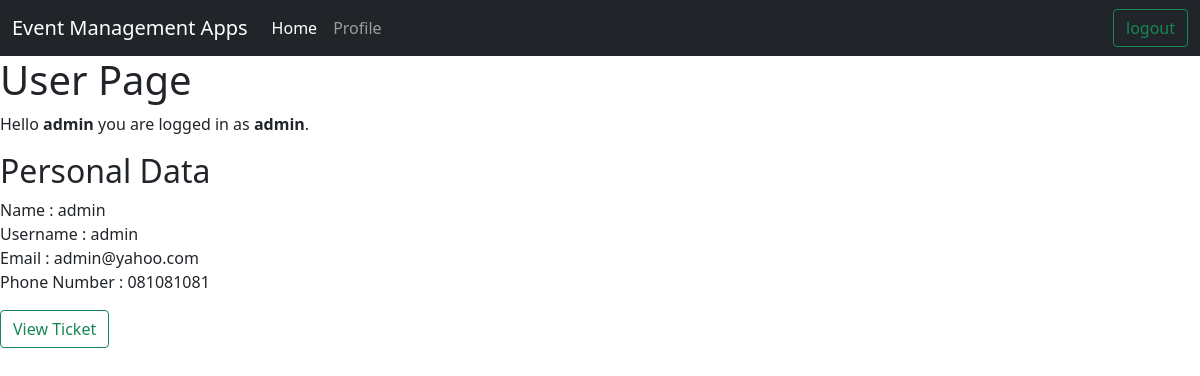
Page /user/profil_user.php (signed in) on the committed database.
### tables this page shows
CREATE TABLE `user` (
  `id` int(11) NOT NULL,
  `nama` varchar(255) NOT NULL,
  `username` varchar(255) NOT NULL,
  `email` varchar(30) NOT NULL,
  `password` varchar(255) NOT NULL,
  `no_hp` char(13) NOT NULL,
  `level` varchar(20) NOT NULL
);

### user/profil_user.php (the view, shortened to what this page needs)
<!DOCTYPE html>
<html>
<head>
	<link rel="stylesheet" type="text/css" href="https://cdn.jsdelivr.net/npm/bootstrap@5.0.2/dist/css/bootstrap.min.css">
</head>
<body>
	<?php require "navbaruser.php" ?>
	<h1>User Page</h1>
	<p>Hello <b><?php echo $_SESSION['username']; ?></b> you are logged in as <b><?php echo $_SESSION['level']; ?></b>.</p>
    <h2>Personal Data</h2>
    <?php
	include '..\koneksi.php';
	$select = mysqli_query($koneksi,"SELECT * FROM user where id ='".$_SESSION['id']."'");
	while($hasil = mysqli_fetch_array($select)){
	?>
	<p> Name	: <?php echo $hasil['nama'];?><br>
        Username	: <?php echo $hasil['username'];?><br>
		Email	: <?php echo $hasil['email'];?><br>
		Phone Number	: <?php echo $hasil['no_hp'];?><br>
    </p>
	<a class="btn btn-outline-success" href="user_ticket.php">View Ticket</a>
	<?php }
	?>
</body>
</html>

### rows in the picture
user: nama "admin", username "admin", email "admin@yahoo.com", no_hp "081081081"

### other values in the picture
$_SESSION['username'] "admin"
$_SESSION['level'] "admin"
